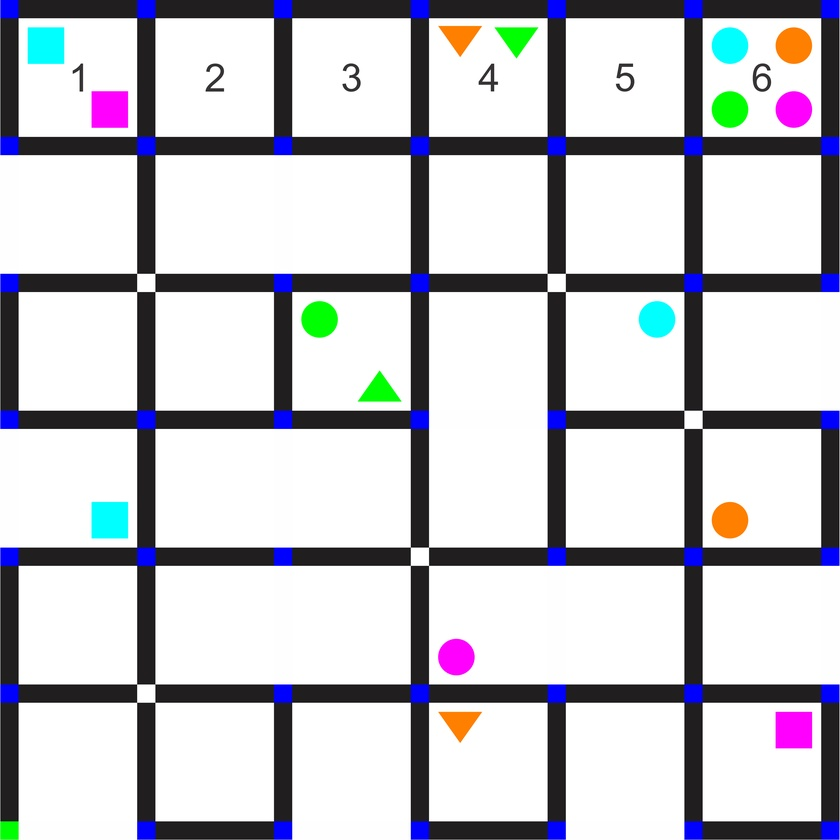
#> input picture testImages/CS_Test_Image1.jpg, 840 x 840 px, shrunk from 6000 x 6000 before the run
$ python -i TrafficSignals.py   (imports and definitions only)
#> lines starting #> are read from the running program, lines starting #| are printed output that depends on the picture; after the words box and inside, x2 and y2 are one past the last pixel; in counts of white or black regions, pixels touching at a corner belong together
#> further down, picture is the input picture: shape (840, 840, 3); mean B, G, R 202.1, 197.1, 196.8
# -*- coding: cp1252 -*-
'''
* Team Id :         2941
* Author List :     K.S.Santosh
* Filename:         TrafficSignals.py
* Theme:            Courier Service
* Functions:        detect_blue_node(img),find_traffic_position_number(img)
* Global Variables: Thickness, Cell_height
'''
import numpy as np
import cv2
##########################################
##Global Constants
##########################################
Thickness = 16 #Thickness of links
Cell_height = 106 #size of cell

'''
* Function Name: detect_red_green_node
* Input:         img –- Any one of the test images
* Output:        arrays –- number of coloured nodes
* Logic:         Masks the image for blue color and then finds contours for detecting blue nodes
* Example Call:  a = detect_blue_node(img)
                >>>1
'''
def detect_blue_node(img): ##Helper Function


    param1 = [110,100,100]
    param2 = [140,255,255]

    hsv = cv2.cvtColor(img,cv2.COLOR_BGR2HSV)
#> hsv: shape (840, 840, 3); mean H, S, V 43.3, 16, 204.9

    #converting the parameters into a form that OpenCV can understand
    lower = np.array(param1)
    upper = np.array(param2)
    #masking to target only coloured nodes
    mask = cv2.inRange(hsv, lower, upper)
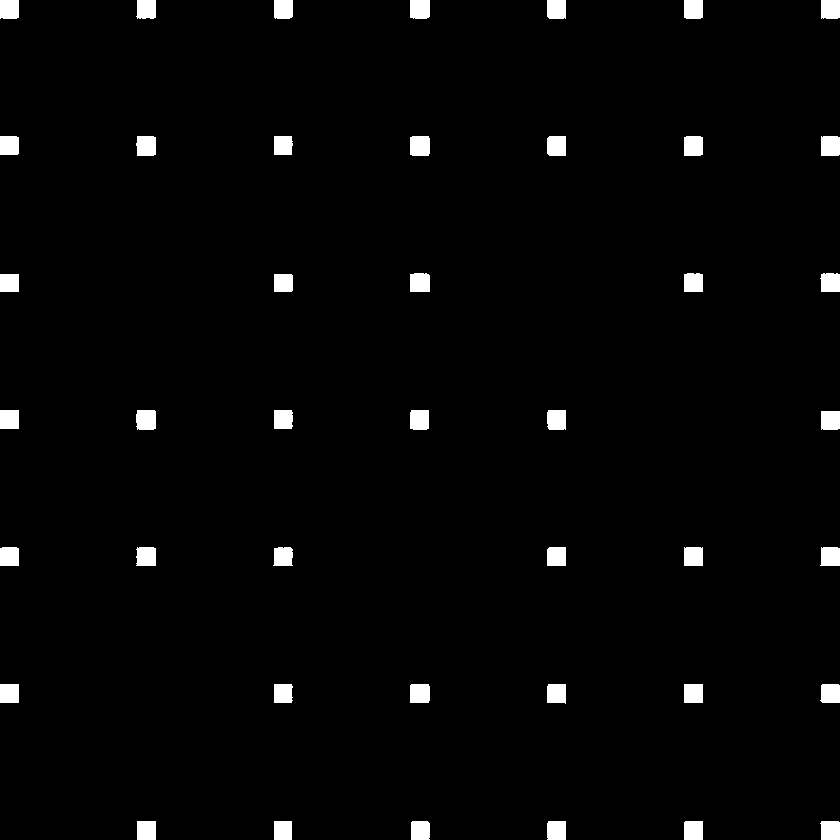
#> mask: shape (840, 840); 2.2% white; 43 white regions

    img   = cv2.bitwise_and(img, img, mask= mask)
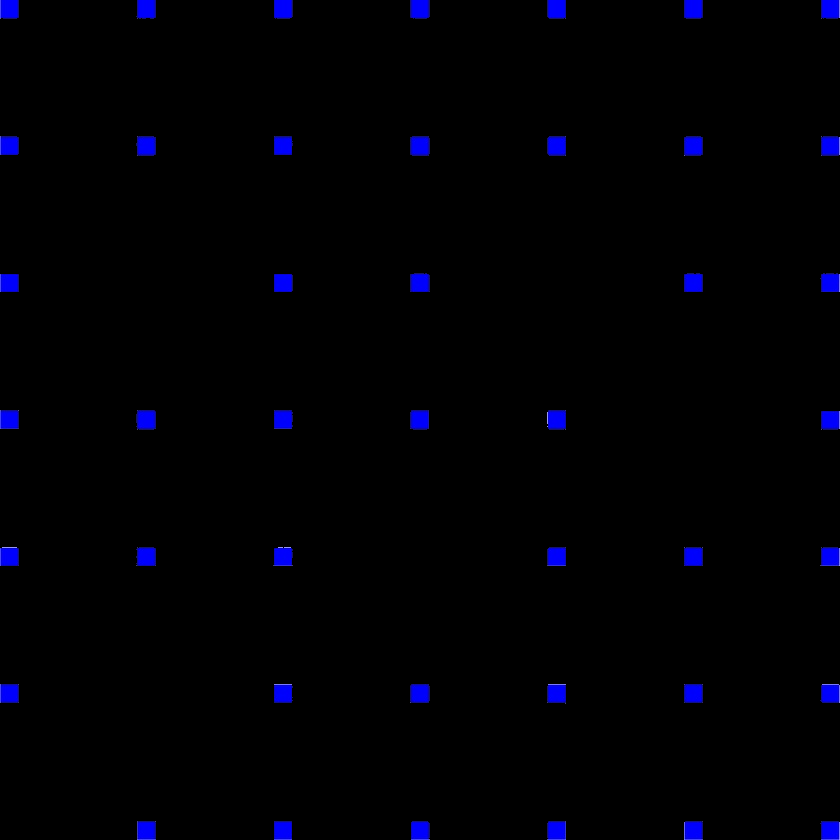
#> img: shape (840, 840, 3); mean B, G, R 5, 0.2, 0.2

    #process to find contours in the masked image
    gray = cv2.cvtColor(img,cv2.COLOR_BGR2GRAY)
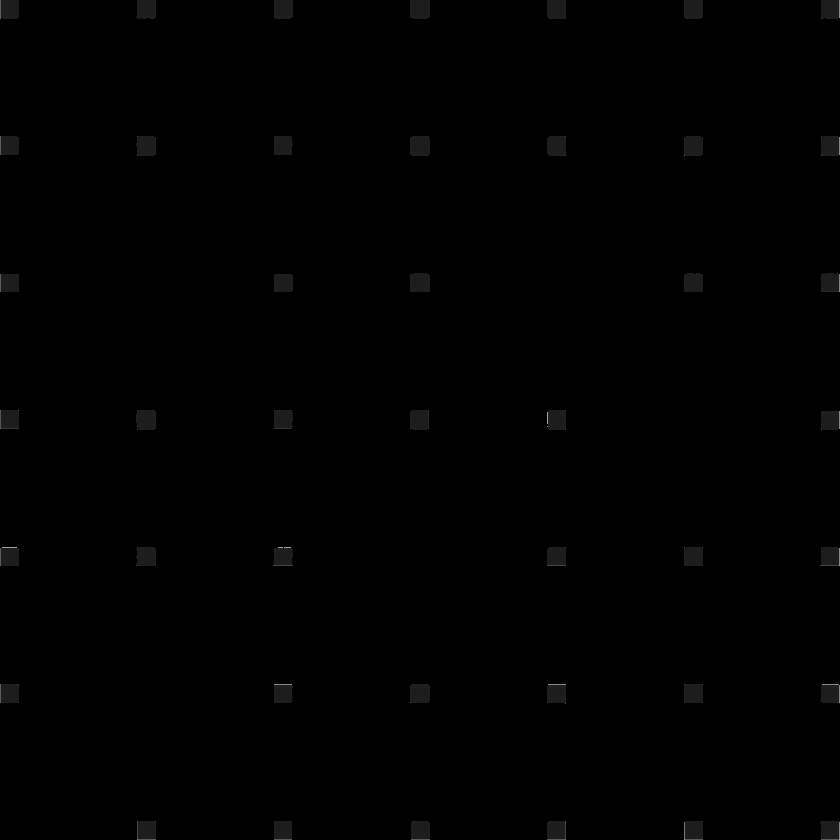
#> gray: shape (840, 840); min 0, max 168, mean 0.7
    ret,thresh = cv2.threshold(gray,1,255,0)
    contours, hierarchy = cv2.findContours(thresh,cv2.RETR_TREE,cv2.CHAIN_APPROX_SIMPLE)
#> contours = 43 contours; largest, box (x1, y1, x2, y2) and area: (410, 136, 430, 156) 355, (136, 410, 156, 430) 349, (136, 136, 156, 156) 342, (821, 136, 840, 156) 339, (410, 684, 430, 703) 338


    temp_contour = []
    for i in range(len(contours)):
        area = cv2.contourArea(contours[i])

        if ((area >= 100.0)and(area <= 200)): #selecting the contours formed on coloured nodes
            temp_contour.append(contours[i])
#> this loop made 43 passes
#> area on passes 1 to 12: 324.5, 323.5, 321.5, 320.5, 306, 324, 323.5, 324, 323, 338.5, 310, 324
#> after the loop, temp_contour = []

    node_contours = temp_contour
#> node_contours = []


    node_count =  len(node_contours)
#> node_count = 0

    #returns number of coloured nodes
    return node_count

'''
* Function Name:  find_traffic_position_number
* Input:          img – Any one of the test images
                  color -- 0 for red 1 for green
* Output:         arrays –- traffic junction numbers(0 to 35)
* Logic:          Clips each node/junction and calls detect_blue_node function.
                  The absence of blue node gives the position of traffic signal.
* Example Call:   a = find_traffic_position_number(img)
                  >>> a = [35,30,22,40,43]
'''
def find_traffic_position_number(img): ##Calling Function


    Trafficlist = []

    x = y = 0

    height_start = 0
    height_stop = 0

    #clips each row to detect colored node and stores it's row number
    for i in range(7):

        height_stop = height_start + Thickness

        width_start = 0
        width_stop = 0

        for j in range(7):

            width_stop = width_start + Thickness

            img_col = img[height_start:height_stop,width_start:width_stop,:]
            width_start = width_start + Cell_height + Thickness

            blunode = detect_blue_node(img_col)
            if (blunode == 0):
                #stores column where the coloured node is detected
                x = j
                y = i
                node_number = (y * 7) + x
                Trafficlist.append(node_number)


        height_start = height_start + Cell_height + Thickness

    Trafficlist.remove(42)
    #returns the node number
    return Trafficlist

>>> import cv2
>>> picture = cv2.imread('../testImages/CS_Test_Image1.jpg')
>>> result = detect_blue_node(picture)
#> result = 0

$ run again, on testImages/CS_Test_Image2.jpg
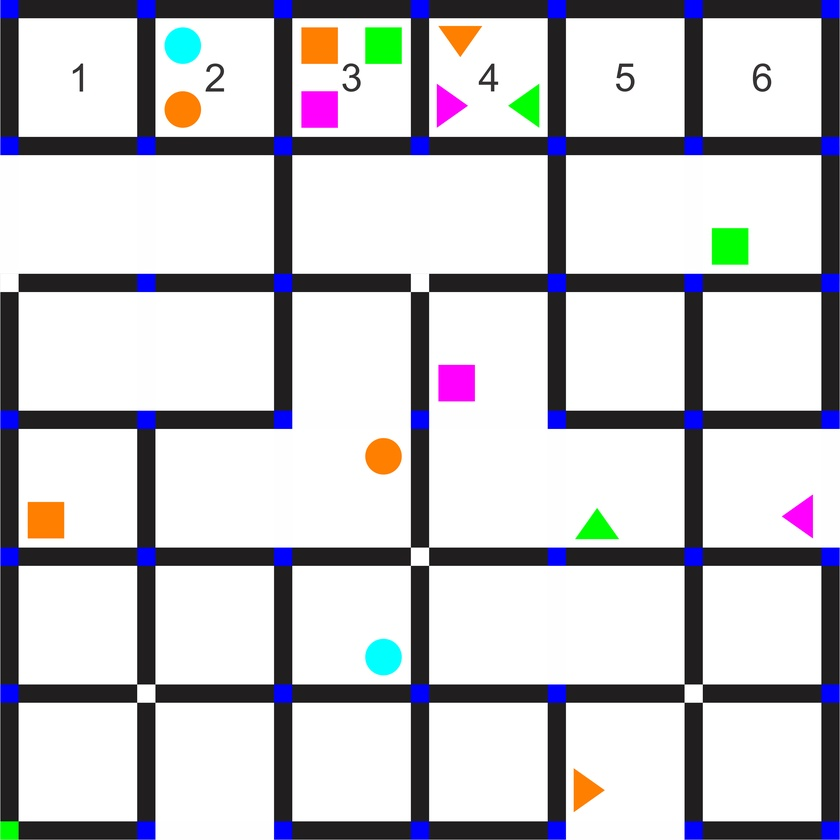
#> input picture testImages/CS_Test_Image2.jpg, 840 x 840 px, shrunk from 6000 x 6000 before the run
#> picture is the input picture: shape (840, 840, 3); mean B, G, R 201.6, 197.6, 198.2
#> hsv: shape (840, 840, 3); mean H, S, V 41.9, 15.9, 205.6
#> in detect_blue_node, `mask = cv2.inRange(hsv, lower, upper)`:
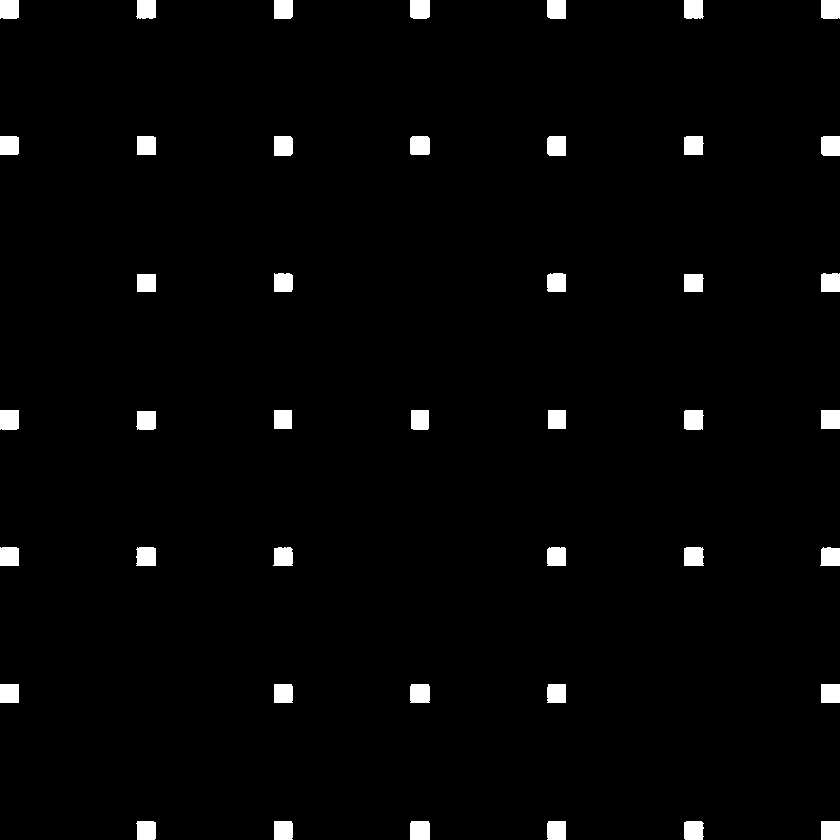
#> mask: shape (840, 840); 2.2% white; 43 white regions
#> in detect_blue_node, `img   = cv2.bitwise_and(img, img, mask= mask)`:
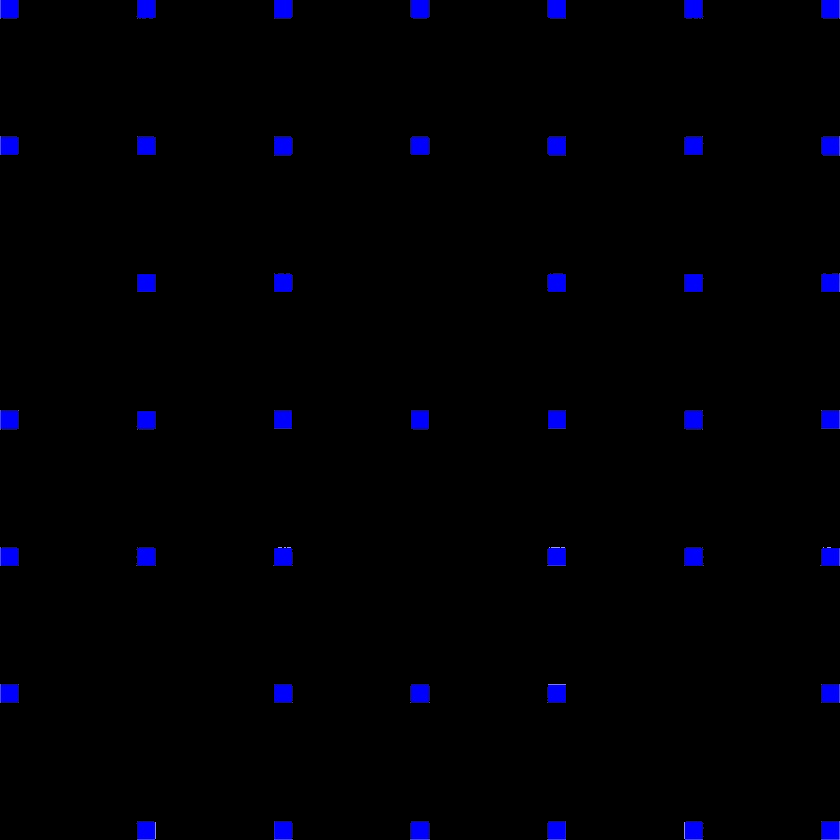
#> img: shape (840, 840, 3); mean B, G, R 5, 0.1, 0.1
#> contours = 43 contours; largest, box (x1, y1, x2, y2) and area: (684, 410, 704, 430) 340, (0, 410, 19, 430) 340, (410, 821, 430, 840) 339, (821, 136, 840, 156) 338, (547, 136, 566, 156) 338
#> the loop in detect_blue_node, `for i in range(len(contours)):` made 43 passes
#> area on passes 1 to 8: 324, 325.5, 321.5, 339, 321.5, 323, 324, 319.5
#> after the loop in detect_blue_node, `for i in range(len(contours)):`: temp_contour = []
#> node_count = 0

$ run again, on testImages/CS_Test_Image3.jpg
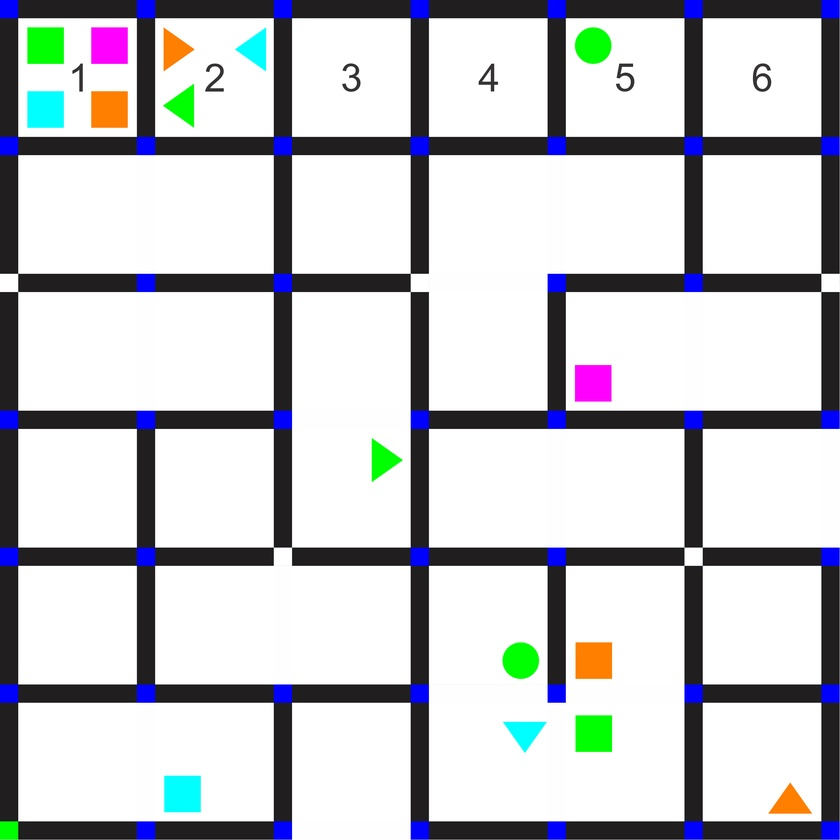
#> input picture testImages/CS_Test_Image3.jpg, 840 x 840 px, shrunk from 6000 x 6000 before the run
#> picture is the input picture: shape (840, 840, 3); mean B, G, R 202.3, 199.1, 197.5
#> hsv: shape (840, 840, 3); mean H, S, V 41.7, 16.1, 206.3
#> in detect_blue_node, `mask = cv2.inRange(hsv, lower, upper)`:
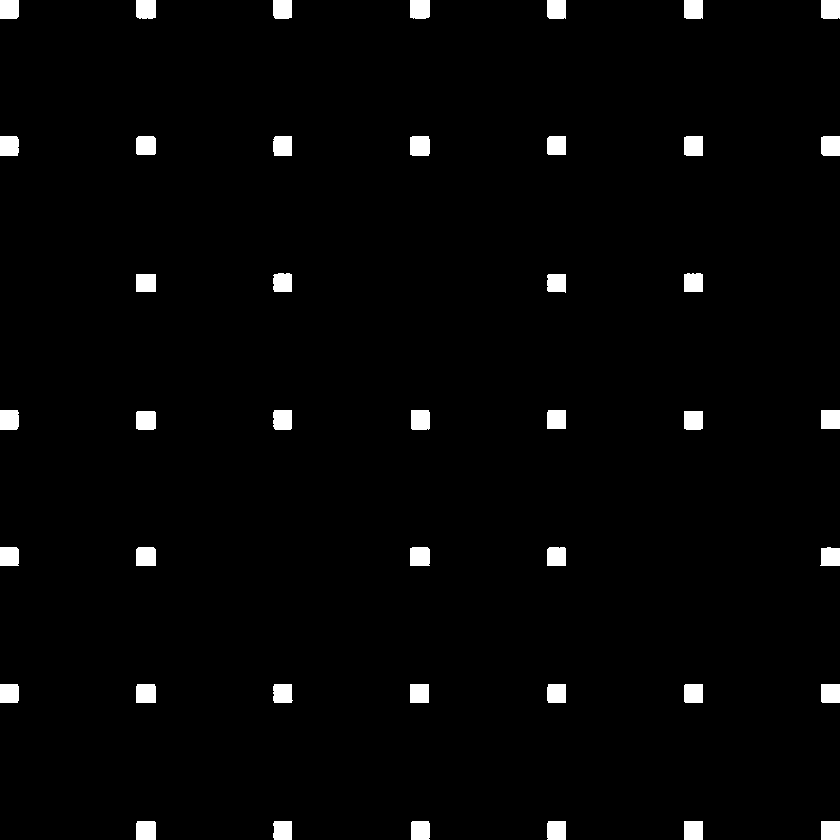
#> mask: shape (840, 840); 2.2% white; 43 white regions
#> in detect_blue_node, `gray = cv2.cvtColor(img,cv2.COLOR_BGR2GRAY)`:
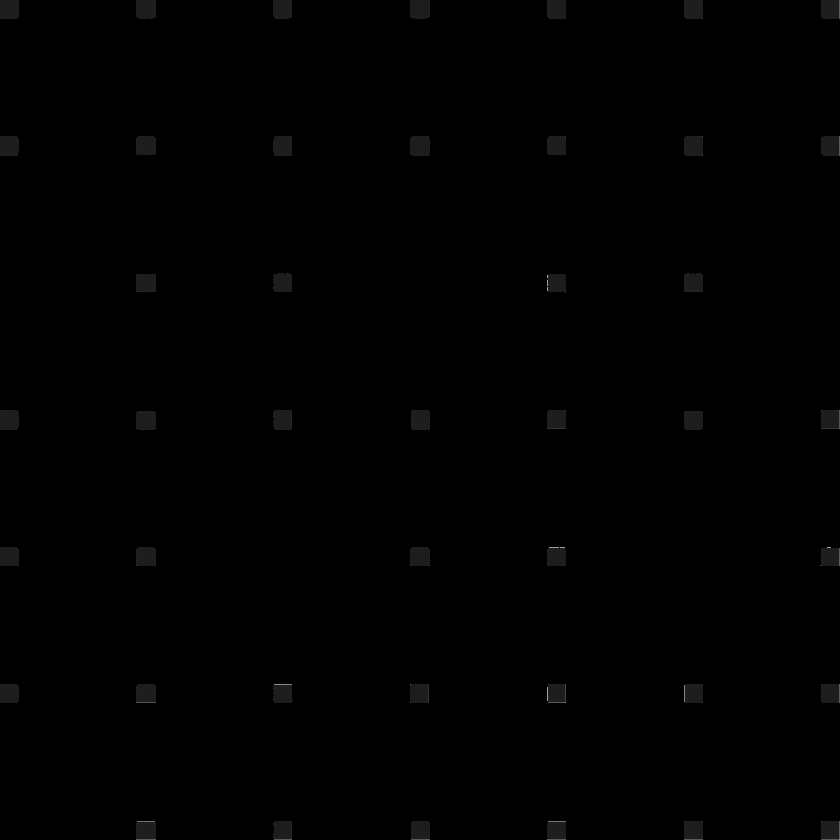
#> gray: shape (840, 840); min 0, max 164, mean 0.7
#> contours = 43 contours; largest, box (x1, y1, x2, y2) and area: (410, 136, 430, 156) 354, (136, 821, 156, 840) 340, (136, 684, 156, 703) 339, (684, 136, 703, 156) 339, (411, 410, 430, 430) 338
#> the loop in detect_blue_node, `for i in range(len(contours)):` made 43 passes
#> area on passes 1 to 8: 324, 324, 321.5, 321, 314, 340, 323.5, 323
#> after the loop in detect_blue_node, `for i in range(len(contours)):`: temp_contour = []
#> node_count = 0
